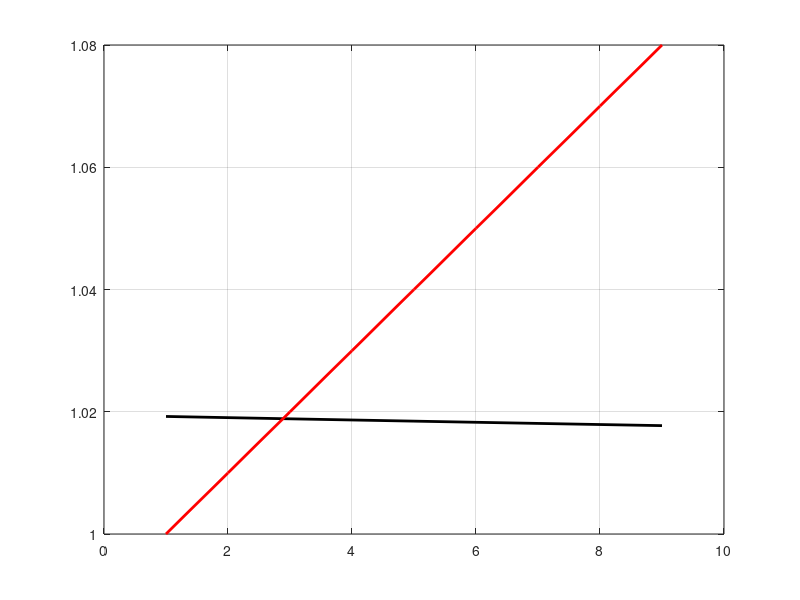

This figure's MATLAB source: (Note: this script raises an error after producing the figure.)
% Nominal date 
%================================
%clc;
%clf;
PH=2.2e3;% nominal power[Wt]
UH=380;% nominal voltage[V]
f=50;% nominal frequency (Hz]
n=2820;% nominal routine [1/c]
eff=0.82;% nominal  kpd
cosfi=0.87; % nominal cos(fi)
IH=PH/(UH*sqrt(3)*cosfi*eff);% nomihal current [A]
ik=6.5;% ik=Ik/Inom
mk=2.9; %mk= Mk/Mnom
mmax=3.4;%mmax= Mmax/Mnom
J=1.5e-4;
p=1;% number par of poles
m=3;% number of fazes
% Callculation parametrov of AD
%======================
Uf=UH/1.73;
n1=60*f/p;
sn=(n1-n)/n1;
sk=(mmax+sqrt(mmax^2-1))*sn;
w1=2*pi*f;
w=pi*n/30;
MH=PH/w;
Mk=mk*MH;% Torque KZ
IK=ik*IH; % Current  of KZ
%=====================
ck=1:0.01:1.08;
Nk=length(ck);
c1k=zeros(1,Nk);
ck=zeros(1,Nk);
mk0=1:1:Nk;
mkk=1;
for c=1:0.01:1.08;
Rr=(1.06*PH)/(3*IH^2*((1-sn)/sn));
Rs=((Uf*cosfi*(1-eff))/IH)-(Rr*c.^2)-(0.06*PH/(3*IH^2));
Ll=Uf/(2*w1*(1+c^2)*ik*IH);
Ls=Uf/(w1*IH*sqrt(1-cosfi^2)-(2*w1*mmax*MH*sn/p)/(3*Uf*sk));
Lm=Ls-Ll;
c1=1+Ll/Lm;
%A=[Rs Rr Ll Lm c c1];
c1k(mkk)=c1;
ck(mkk)=c;
mkk=mkk+1;
end
dk=abs(c1k-ck);
[dk,ki]=min(dk);
Nkm=mk0(ki);
Cm=ck(Nkm);
%disp(['   Primernoe c  ',' Ni']);
%disp([Cm, Nkm]);
a1=(c1k(Nk)-c1k(1))/(Nk-1);
a2=(1.08-1)/(Nk-1);
x=(c1k(1)-1+a2-a1)/(a2-a1);
cx=a1*x+c1k(Nk);
%=============================================
figure(1)
H=plot(mk0,c1k,'-k',mk0,ck,'-r');grid
set(H,'LineWidth',2);
legend('c1','c',2);
xlabel('Number Ni ','FontSize', 12,'FontWeight','bold');
ylabel(' c, c1, [o.e]','FontSize', 12,'FontWeight','bold'); 
title(' C,  C1=f(Ni) ','FontSize', 12,'FontAngle','italic','FontWeight','bold')
%========================================
%c=Cm;% primernoe C
c=cx;% Tochnoe - C
T='Tochnoe C =';
disp(['        ','Results callculation : ',T,num2str(cx)]);
Rr=(1.06*PH)/(3*IH^2*((1-sn)/sn));
Rs=((Uf*cosfi*(1-eff))/IH)-(Rr*c.^2)-(0.06*PH/(3*IH^2));
Ll=Uf/(2*w1*(1+c^2)*ik*IH);
Ls=Uf/(w1*IH*sqrt(1-cosfi^2)-(2*w1*mmax*MH*sn/p)/(3*Uf*sk));
Lm=Ls-Ll;
c1=1+Ll/Lm;
%===================================
X1=Ll*w1;
Xm=Lm*w1;
Xr=1.2*X1; Lr=Xr/w1;
disp(['    ','     ','PARAMETRS OF  T-oi CIRCUIT AD for C=',num2str(cx)]);
disp('        =============================================');
disp(['      ','Rs','       ','Rr','        ','L1s','       ','Lm','        ','L2r']);
disp([Rs Rr Ll Lm Lr]);
disp(['      ','Rs','       ','Rr','        ','Xs','       ','Xm','        ','Xr']);
disp([Rs Rr X1 Xm Xr]);
%============================
% Paschet characterictik M,Is =f(s)
s1=0:0.005:1;
nn=length(s1);
Isa=zeros(1,nn);
Ms=zeros(1,nn);
Pra=zeros(1,nn);% P2
Kpd=zeros(1,nn);% kpd
Cos=zeros(1,nn);% cos(fi)
Zs=Rs+j*X1;
%======================================
n=1;
for s=0:0.005:1; 
%====================================
%Rr=Rr+(Rrk-Rr)*sqrt(s);
dela=Rr^2+s^2*(Xm+Xr)^2;
Rra=s*Xm^2*Rr/dela;
Xra=(Xm*Rr^2+s^2*Xm*Xr*(Xm+Xr))/dela;
Zsa=Zs+Rra+j*Xra;
%=====================================
Ia=Uf/Zsa;
Pem=m*abs(Ia)^2*Rra;
Mem=Pem/w;
Is=abs(Ia);
Isx=real(Ia);
Isy=imag(Ia);
cos=Isx/Is;
Pr=(m*abs(Ia)^2*Rra)*(1-s)*0.95;
Ps=m*Uf*Is*cos;
kpd=Pr/Ps;
%=========================
Pra(n)=Pr;
Isa(n)=Is;
Ms(n)=Mem;
Cos(n)=cos;
Kpd(n)=kpd;
sz(n)=s;
n=n+1;
end
%=======================================
[Mmax,ki]=max(Ms);
sk=s1(ki);
disp(['    ','Mmax [N*M]',' ',' smax']);
disp([Mmax, sk]);
k1=ki-50;
%======================================
figure(2),
subplot(1,2,1);
H1=plot(s1,Ms,'k',s1,Isa,'r'); grid
set(H1,'LineWidth',2);
legend('M','Is',4);
xlabel('slip, [o.e]','FontSize', 12,'FontWeight','bold');
ylabel(' M [N*M], Is[A]','FontSize', 12,'FontWeight','bold'); 
title(' M, Is=f(s) ','FontSize', 12,'FontAngle','italic','FontWeight','bold');
%====================================================
subplot(1,2,2);
H3=plot(Pra(1:k1),Kpd(1:k1),'r',Pra(1:k1),Cos(1:k1),'-k'); grid
set(H3,'LineWidth',2);
legend('KPD','COS(fi)',4);
xlabel('Pr, [Wt]','FontSize', 12,'FontWeight','bold');
ylabel(' Kpd, Cos(fi) [o.e]','FontSize', 12,'FontWeight','bold'); 
title(' Kpd, Cos(fi)=f(Pr) ','FontSize', 12,'FontAngle','italic','FontWeight','bold');
%============================================
Mi=abs(Ms-MH);
[Mx,Nn]=min(Mi);
sn=s1(Nn);
Mn=Ms(Nn);
disp(['   ','Mnom [N*M]',' ',' snom']);
disp([Mn, sn]);
Kpdn=Kpd(Nn); Cosn=Cos(Nn); Isn=Isa(Nn);
disp(['     ','Kpdn','    ','Cosn(fi)','   ','Isn [A]']);
disp('nominal date');
disp([eff,cosfi,IH]);
disp('callculating date');
disp([Kpdn,Cosn,Isn]);
%===========================
Km=Mmax/Mn;
Mk=Ms(nn); Ik=Isa(nn);
Kp=Mk/Mn; Ki=Ik/Isn;
disp(['     ','Km','        ','Kp','        ','Ki']);
disp('nominal date');
disp([mmax,mk,ik]);
disp('calculating date');
disp([Km,Kp,Ki]);
% End of program